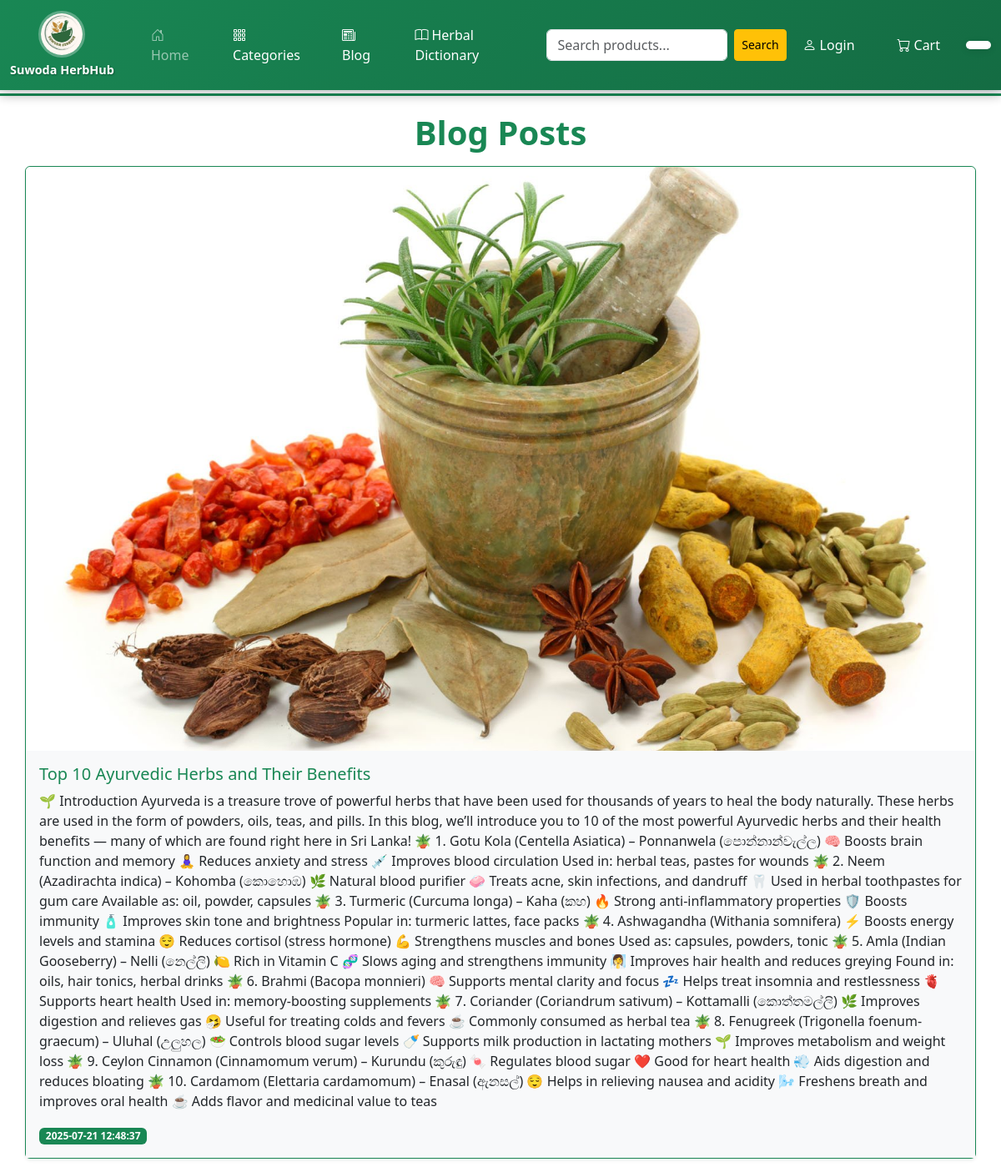
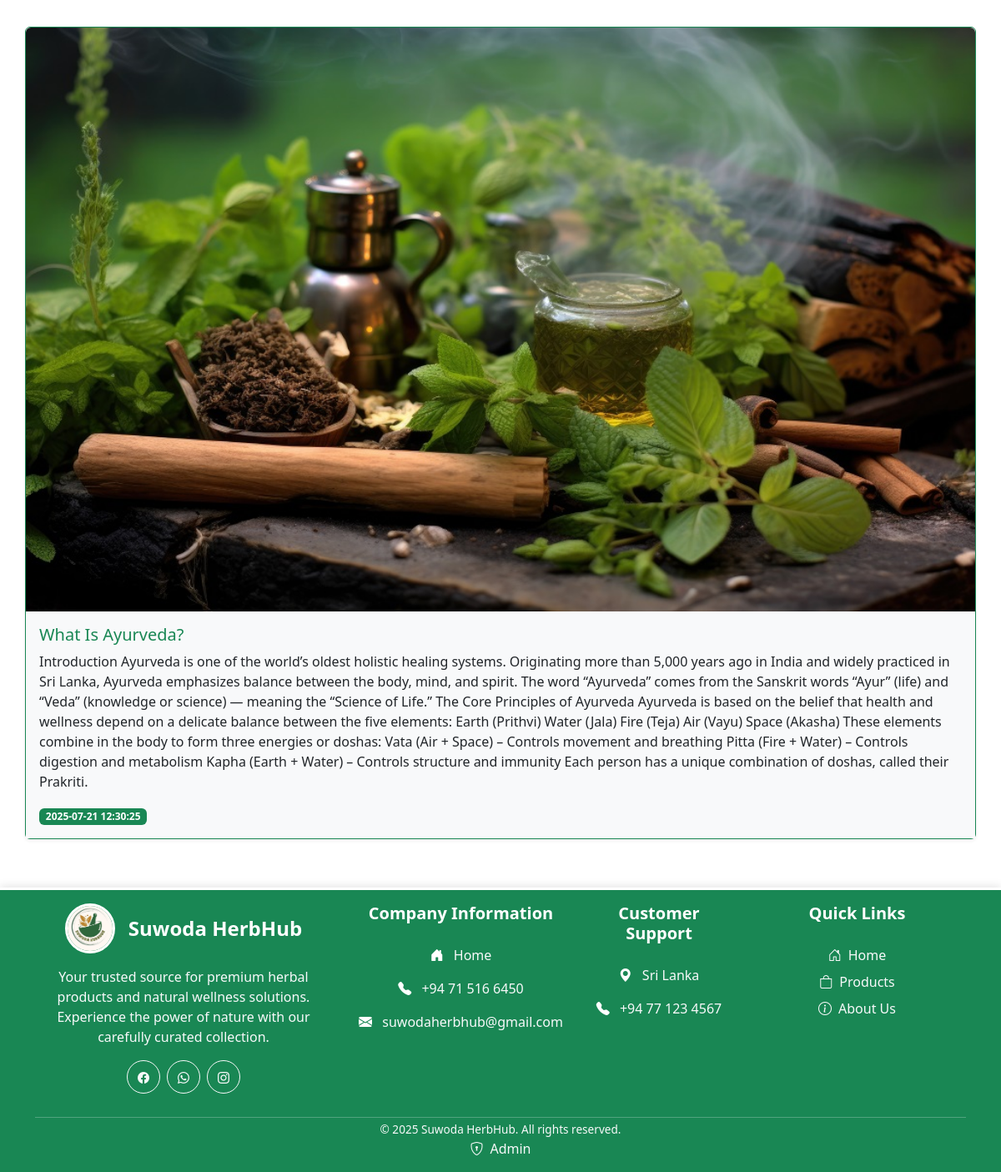
Screenshot of /pages/blogs.php with the database file from the repository (2 pictures, top to bottom).
### tables this page shows
CREATE TABLE `blog` (
  `blog_id` int(11) NOT NULL,
  `title` varchar(255) NOT NULL,
  `image` varchar(255) DEFAULT NULL,
  `content` text NOT NULL,
  `published_date` datetime DEFAULT current_timestamp()
);

### pages/blogs.php (the view, shortened to what this page needs)
<?php
include '../includes/dbconnect.php';
$sql = "SELECT * FROM blog ORDER BY published_date DESC";
$blogs = $conn->query($sql);
?>
<!DOCTYPE html>
<html>
<head>
    <link href="https://cdn.jsdelivr.net/npm/bootstrap@5.3.7/dist/css/bootstrap.min.css" rel="stylesheet">
</head>
<body>
    <?php include '../includes/header.php'; ?>
    <div class="container" style="padding: 10px 0; margin-top: 10px;">
        <h2 class="display-6 fw-bold text-success mb-3 text-center">Blog Posts</h2>
        <div class="row flex-column">
            <?php
            if ($blogs->num_rows > 0) {
                while($blog = $blogs->fetch_assoc()) {
            ?>
                <div class="col-12 mb-5">
                    <div class="card h-100 shadow-sm border-success">
                        <img src="<?php echo $blog['image']; ?>" class="card-img-top rounded-top" alt="Blog Image" style="height: 700px; object-fit: cover;">
                        <div class="card-body bg-light">
                            <h5 class="card-title text-success"><?php echo $blog['title']; ?></h5>
                            <p class="card-text">
                                <?php echo $blog['content']; ?>
                            </p>
                            <p class="card-text text-muted">
                                <span class="badge bg-success"><?php echo $blog['published_date']; ?></span>
                            </p>
                        </div>
                    </div>
                </div>
            <?php
                }
            } else {
                echo '<p class="text-center text-muted">No blogs found.</p>';
            }
            ?>
        </div>
    </div>
    <?php include '../includes/footer.php'; ?>
</body>
</html>

### rows the page displays
blog: image (picture), title "Top 10 Ayurvedic Herbs and Their Benefits", content "🌱 Introduction Ayurveda is a treasure trove of powerful herbs that have been used for thousands of years to heal the body naturally. These herbs are used in the form of powders, oils, teas, and pills. In this blog, we’ll introduce you to 10 of the most powerful Ayurvedic herbs and their health benefits — many of which are found right here in Sri Lanka! 🪴 1. Gotu Kola (Centella Asiatica) – Ponnanwela (පොන්නාන්වැල්ල) 🧠 Boosts brain function and memory 🧘‍♀️ Reduces anxiety and stress 💉 Improves blood circulation Used in: herbal teas, pastes for wounds 🪴 2. Neem (Azadirachta indica) – Kohomba (කොහොඹ) 🌿 Natural blood purifier 🧼 Treats acne, skin infections, and dandruff 🦷 Used in herbal…", published_date "2025-07-21 12:48:37"
blog: image (picture), title "What Is Ayurveda?", content "Introduction Ayurveda is one of the world’s oldest holistic healing systems. Originating more than 5,000 years ago in India and widely practiced in Sri Lanka, Ayurveda emphasizes balance between the body, mind, and spirit. The word “Ayurveda” comes from the Sanskrit words “Ayur” (life) and “Veda” (knowledge or science) — meaning the “Science of Life.” The Core Principles of Ayurveda Ayurveda is based on the belief that health and wellness depend on a delicate balance between the five elements: Earth (Prithvi) Water (Jala) Fire (Teja) Air (Vayu) Space (Akasha) These elements combine in the body to form three energies or doshas: Vata (Air + Space) – Controls movement and breathing Pitta (Fire…", published_date "2025-07-21 12:30:25"
